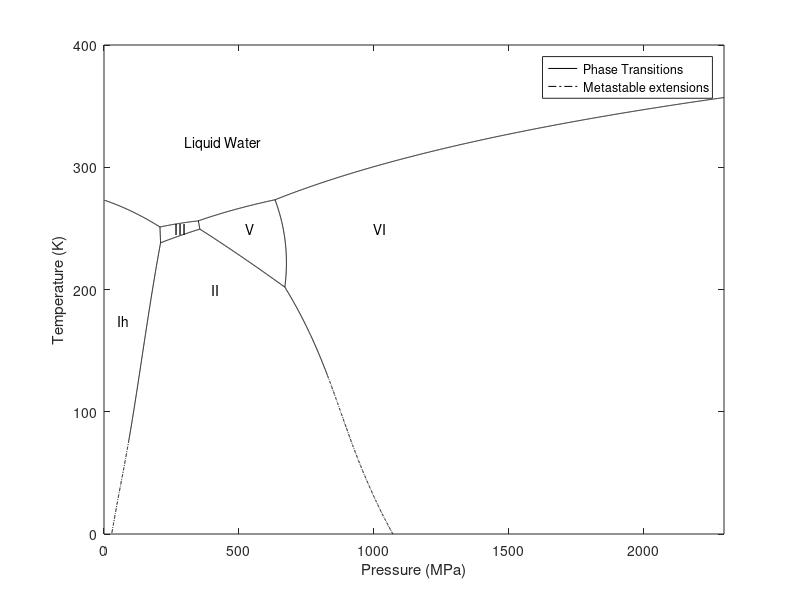

The MATLAB script that drew this image:
function SF_WPD
%Clinton & Journaux, 2020 
    %This function generates the SeaFreeze Water Phase Diagram. It is calculated
    %by minimizing the differences of Gibbs energy and taking a zero contour. To call the diagram, type:
    %SF_WPD.
    %The data is saved to reduce computing time. See SF_PhaseLines.m for data
    %calculations. 
%Data stored in SeaFreeze WPD.mat
load('WPD','-mat', 'Solid_Solid', 'Melt_Line') 

%Plot Data 
plot(Melt_Line.TP_Ih_water1(2,:),Melt_Line.TP_Ih_water1(1,:),'k-')
hold on
plot(Solid_Solid.TP_Ih_II(2,1:209), Solid_Solid.TP_Ih_II(1,1:209), 'k-.');
hold on
plot(Solid_Solid.TP_Ih_II(2,209:656), Solid_Solid.TP_Ih_II(1,209:656),'k-');
hold on
plot(Solid_Solid.TP_Ih_III(2,:), Solid_Solid.TP_Ih_III(1,:),'k-');
hold on
plot(Solid_Solid.TP_II_III(2,:), Solid_Solid.TP_II_III(1,:),'k-');
hold on
plot(Solid_Solid.TP_II_V(2,:), Solid_Solid.TP_II_V(1,:),'k-');
hold on
plot(Solid_Solid.TP_II_VI(2,506:end), Solid_Solid.TP_II_VI(1,506:end),'k-');
hold on
plot(Solid_Solid.TP_II_VI(2,1:506), Solid_Solid.TP_II_VI(1,1:506),'k-.');
hold on
plot(Solid_Solid.TP_III_V(2,1:19), Solid_Solid.TP_III_V(1,:),'k-');
hold on
plot(Melt_Line.TP_III_water1(2,:), Melt_Line.TP_III_water1(1,:),'k-');
hold on
plot(Melt_Line.TP_V_water1(2,:), Melt_Line.TP_V_water1(1,:),'k-');
hold on
plot(Melt_Line.TP_VI_water1(2,:), Melt_Line.TP_VI_water1(1,:),'k-');
hold on
plot(Solid_Solid.TP_V_VI(2,:), Solid_Solid.TP_V_VI(1,:),'k-');

%Add Text
text(50,175,'Ih')
text(300,320, 'Liquid Water')
text(400,200,'II') 
text(260,250, 'III')
text(525,250, 'V')
text(1000,250,'VI')
xlabel('Pressure (MPa)')
ylabel('Temperature (K)') 
legend('Phase Transitions','Metastable extensions')

Tbound=[0 400];
Pbound=[0 2300];

ylim(Tbound)
xlim(Pbound)